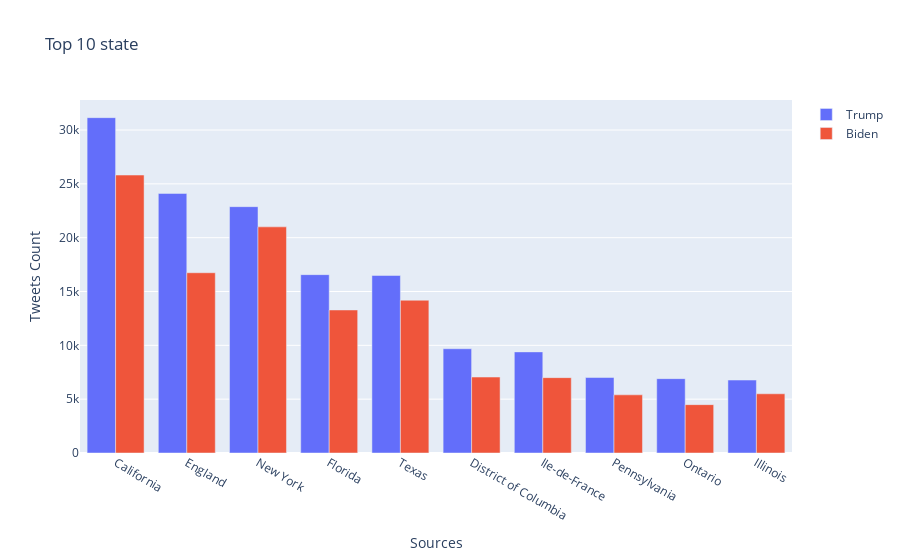

The notebook cell this image was saved under:
### Markdown cell above
### Top 10 states

### Code cell
topic_index = 2
number = 10 
launch = Chart_builder(topic_index,number)
launch.Builder()

### Figure 1 — Plotly figure (JSON) as saved in the notebook; plotly's stock layout.template omitted (floating-point values rounded to 4 significant figures)
{"data": [{"name": "Trump", "type": "bar", "x": ["California", "England", "New York", "Florida", "Texas", "District of Columbia", "Ile-de-France", "Pennsylvania", "Ontario", "Illinois"], "y": [31149, 24111, 22881, 16568, 16491, 9684, 9393, 7011, 6907, 6777]}, {"name": "Biden", "type": "bar", "x": ["California", "New York", "England", "Texas", "Florida", "District of Columbia", "Ile-de-France", "Illinois", "Pennsylvania", "Ontario"], "y": [25817, 21005, 16743, 14191, 13284, 7055, 7001, 5500, 5403, 4492]}], "layout": {"title": {"text": "Top 10 state"}, "xaxis": {"title": {"text": "Sources"}}, "yaxis": {"title": {"text": "Tweets Count"}}}}
